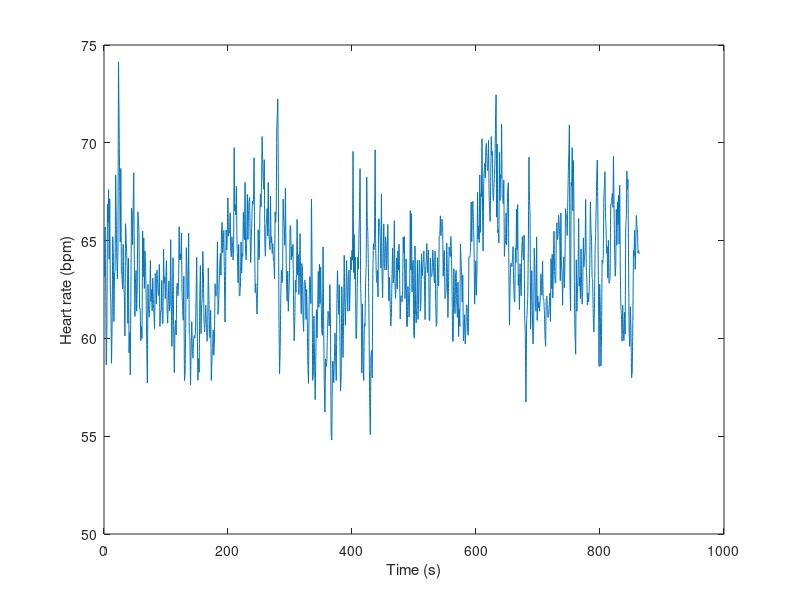

Source code (MATLAB): (Note: this script raises an error after producing the figure.)
%% Load sample data.
% Physio data for HCP subject S515014 (Rest1LR) and
%  timeseries of a voxel 

clear, clc, close all

load('sample_phys_voxel_S105014_R1LR.mat')   % HCP subject S515014 (Rest1LR)

addpath('..')

volDel=20; volDel_from_end=10;

TR = 0.72;  Ts = 1/Fs;
M_order = 6; % Order of fourier series for models

HRmean = mean(HR_10);
N = length(cardiac);

ind_BOLD=find(trig==1);
trig(ind_BOLD(1:volDel))=0;    trig(ind_BOLD(end-volDel_from_end+1:end)) = 0;
ind_BOLD=find(trig==1);

time = 0:Ts:(length(trig)-1)*Ts;
timeMR=time(trig==1);
NV = length(timeMR);

voxel = zscore(voxel(1:end-volDel_from_end));

nPeaks = length(PPGlocs); 
ind_PPGlocs = zeros(nPeaks,1);
for i = 1:nPeaks
    t = PPGlocs(i);
    [val loc] = min(abs(time-t));
    ind_PPGlocs(i) = loc;
end

c_green = [0.47,0.67,0.19];
c_orange = [0.85,0.33,0.10];
c_gray = [0.80,0.80,0.80];
c_black = [0.00,0.00,0.00];

time_10 = 0:0.1:(length(HR_10)-1)*0.1;
plot(time_10, HR_10)
xlabel('Time (s)'), ylabel('Heart rate (bpm)')

%% S1a: RETROICOR

[regr_card, Phi] = RETR_Card_regressors_v2(time,PPGlocs,M_order);
shift = 0;
regr_card_MR = regr_card(ind_BOLD+round(shift*Fs),:);
regr_card_high_Fs = [regr_card,ones(length(time),1)];
regr_all_MR = [regr_card_MR, ones(NV,1)];


B = regr_all_MR\voxel ;   
yPred =regr_all_MR*B;
yPred_high_Fs = regr_card_high_Fs*B;
r  = corr(voxel,yPred)

figure('position',[ 265         547        1431         420])
plot(voxel), hold on
plot(yPred)
xlabel('Time (s)'), ylabel('Voxel timeseries (a.u.)')
title(sprintf('RETROICOR (Correlation r: %3.2f) ',r))

figure('position',[  435         558        1167         420])
plot(time,regr_card)
xlim([400 404])
xlabel('Time (s)'), ylabel('Amplitude (a.u.)')
title('Nuisance regressors at high sampling rate (RETROICOR)')

Phi_scale = 0:0.01:2*pi;
for i = 1: M_order
    RETR_basis(:,(i-1)*2+1) = cos(i*Phi_scale);
    RETR_basis(:,(i-1)*2+2) = sin(i*Phi_scale);
end
CPW_RETR = RETR_basis*B(1:2*M_order);
CPW_RETR = CPW_RETR/max(abs(CPW_RETR));

figure('Position',[ 1114         554         467         322])
plot(Phi_scale,CPW_RETR,'Color',c_orange,'LineWidth',3)
grid on
xlabel('Cardiac phase (rad)')
ylabel('Amplitude (a.u.)')
title('Cardiac pulsatility waveform (CPW)')
xlim([0 max(Phi_scale)])
ylim([-1.2 1.2])
set(gca,'XAxisLocation','origin'), box off
xticks([0 pi/2 pi 3*pi/2 2*pi])
xticklabels({'0', '\pi/2', '\pi', '3\pi/2', '2\pi'})


%%  S1b: Plot regr - Card-RETROICOR
% Demonstration of Card-RETROICOR as shown in Suppl. Fig. 1 (Kassinopoulos & Mitsis, 2021)

x1 = 400; x2 = 404;
set(0, 'DefaultLineLineWidth', 2);
set(0,'defaultAxesFontSize',14)
set(0,'defaultAxesFontWeight','normal')

close all

fig = figure('Position',[1335          63         585         933]);
left_color = c_green;
right_color =  c_orange;
set(fig,'defaultAxesColorOrder',[left_color; right_color]);

ax1 = subplot(7,1,1);
yyaxis left
plot(time,cardiac,'Color', c_green,'LineWidth',2), hold on
h1 = plot(PPGlocs, cardiac(ind_PPGlocs),'o','Color',c_green);
set(h1, 'markerfacecolor', get(h1, 'color')); 
xticks([400:404]), ylim([-3.5 3.5 ])

yyaxis right
plot(time, Phi,'.')
ylim([-2.5 2*pi+2.5 ])
yticks([0 pi 2*pi])
yticklabels({'0','\pi','2\pi'})

ax2 = subplot(7,1,2);
plot(time, regr_card(:,1),'Color',c_gray,'LineWidth',2); hold on
plot(timeMR, regr_card_MR(:,1),'-*','Color',right_color,'LineWidth',1,'MarkerSize',14);
% set(h1, 'markerfacecolor', get(h1, 'color')); 
xticks([400:404])

ax3 = subplot(7,1,3);
plot(time, regr_card(:,2),'Color',c_gray,'LineWidth',2); hold on
plot(timeMR, regr_card_MR(:,2),'-*','Color',right_color,'LineWidth',1,'MarkerSize',14);
xticks([400:404])

ax4 = subplot(7,1,4);
plot(time, regr_card(:,3),'Color',c_gray,'LineWidth',2); hold on
plot(timeMR, regr_card_MR(:,3),'-*','Color',right_color,'LineWidth',1,'MarkerSize',14);
xticks([400:404])

ax5 = subplot(7,1,5);
plot(time, regr_card(:,4),'Color',c_gray,'LineWidth',2); hold on
plot(timeMR, regr_card_MR(:,4),'-*','Color',right_color,'LineWidth',1,'MarkerSize',14);
xticks([400:404])

ax6 = subplot(7,1,6);
plot(time, yPred_high_Fs,'Color',c_gray,'LineWidth',2); hold on
plot(timeMR, voxel,'-*','Color','k','LineWidth',2,'MarkerSize',14); hold on
plot(timeMR, yPred,'-*','Color',right_color,'LineWidth',2,'MarkerSize',14); hold on

xticks([400:404])

linkaxes([ax1,ax2,ax3,ax4,ax5,ax6], 'x')
xlim([x1 x2])

ax7 = subplot(7,1,7);
plot(timeMR, voxel,'-','Color','k','LineWidth',2); hold on
plot(timeMR, yPred,'-','Color',right_color,'LineWidth',2); hold on
xlim([350 450])



%% S2a: CPM_ca

u = zeros(size(time)); uA = u;
nPeaks = length(PPGlocs);
for i = 1:nPeaks
    t = PPGlocs(i);
    [val loc] = min(abs(time-t));
    u(loc) = 1;      uA(loc) = cardiac(loc);
end

memory = 60/HRmean;
CPM_IR = func_CPM_cos(Ts, memory, M_order);

CPM_regr_all = zeros(N,M_order);
CPM_Amp_regr_all = zeros(N,M_order);
for m = 1:M_order*2
    x = conv(u,CPM_IR(:,m));    CPM_regr_all(:,m) = x(1:N);
    x = conv(uA,CPM_IR(:,m));  CPM_Amp_regr_all(:,m) = x(1:N);
end

shift = 0;
regr_card = CPM_regr_all;
regr_card_MR = regr_card(ind_BOLD+round(shift*Fs),:);
regr_all_MR = [regr_card_MR, ones(NV,1)];
regr_card_high_Fs = [regr_card,ones(length(time),1)];

B = regr_all_MR\voxel ;     
yPred =regr_all_MR*B;
yPred_high_Fs = regr_card_high_Fs*B;
r  = corr(voxel,yPred)

figure('position',[ 265         547        1431         420])
plot(voxel), hold on
plot(yPred)
title(sprintf('CPM_{CA} (Correlation r: %3.2f) ',r))

figure('Position',[ 1114         554         467         322])
CPW = CPM_IR*B(1:2*M_order); CPW = CPW/max(abs(CPW));
t_IR = 0:Ts:(length(CPW)-1)*Ts;
plot(t_IR,CPW,'Color',c_orange,'LineWidth',3)
grid on
xlabel('Time (s)')
ylabel('Amplitude (a.u.)')
title('Cardiac pulsatility waveform (CPW)')
xlim([0 max(t_IR)])
ylim([-1.2 1.2])
set(gca,'XAxisLocation','origin'), box off

%%  S2b: Plot regr for CPM_CA
% Demonstration of CPM_CA as shown in Suppl. Fig. 1 (Kassinopoulos & Mitsis, 2021)

x1 = 400; x2 = x1+4;
set(0, 'DefaultLineLineWidth', 2);
set(0,'defaultAxesFontSize',14)
set(0,'defaultAxesFontWeight','normal')

close all

fig = figure('Position',[1335          63         585         933]);
left_color = c_green;
right_color =  c_orange;
set(fig,'defaultAxesColorOrder',[left_color; right_color]);

ax1 = subplot(7,1,1);
yyaxis left
plot(time,cardiac,'Color', c_green,'LineWidth',2), hold on
h1 = plot(PPGlocs, cardiac(ind_PPGlocs),'o','Color',c_green);
set(h1, 'markerfacecolor', get(h1, 'color')); 
xticks([x1:x2]), ylim([-3.5 3.5 ])

yyaxis right
plot(time, u,'-')
xticks([x1:x2]), ylim([-3.5 3.5 ])

ax2 = subplot(7,1,2);
plot(time, regr_card(:,1),'Color',c_gray,'LineWidth',2); hold on
plot(timeMR, regr_card_MR(:,1),'-*','Color',right_color,'LineWidth',1,'MarkerSize',14);
% set(h1, 'markerfacecolor', get(h1, 'color')); 
xticks([x1:x2])

ax3 = subplot(7,1,3);
plot(time, regr_card(:,2),'Color',c_gray,'LineWidth',2); hold on
plot(timeMR, regr_card_MR(:,2),'-*','Color',right_color,'LineWidth',1,'MarkerSize',14);
xticks([x1:x2])

ax4 = subplot(7,1,4);
plot(time, regr_card(:,3),'Color',c_gray,'LineWidth',2); hold on
plot(timeMR, regr_card_MR(:,3),'-*','Color',right_color,'LineWidth',1,'MarkerSize',14);
xticks([x1:x2])

ax5 = subplot(7,1,5);
plot(time, regr_card(:,4),'Color',c_gray,'LineWidth',2); hold on
plot(timeMR, regr_card_MR(:,4),'-*','Color',right_color,'LineWidth',1,'MarkerSize',14);
xticks([x1:x2])

ax6 = subplot(7,1,6);
plot(time, yPred_high_Fs,'Color',c_gray,'LineWidth',2); hold on
plot(timeMR, voxel,'-*','Color','k','LineWidth',2,'MarkerSize',14); hold on
plot(timeMR, yPred,'-*','Color',right_color,'LineWidth',2,'MarkerSize',14); hold on
xticks([x1:x2])

linkaxes([ax1,ax2,ax3,ax4,ax5,ax6], 'x')
xlim([x1 x2])

ax7 = subplot(7,1,7);
plot(timeMR, voxel,'-','Color','k','LineWidth',2); hold on
plot(timeMR, yPred,'-','Color',right_color,'LineWidth',2); hold on
xlim([350 450])


%% S3a: CPM_va

shift = 0;
regr_card = CPM_Amp_regr_all;
regr_card_MR = regr_card(ind_BOLD+round(shift*Fs),:);
regr_all_MR = [regr_card_MR, ones(NV,1)];
regr_card_high_Fs = [regr_card,ones(length(time),1)];

B = regr_all_MR\voxel ;     
yPred =regr_all_MR*B;
yPred_high_Fs = regr_card_high_Fs*B;
r  = corr(voxel,yPred)

figure('position',[ 265         547        1431         420])
plot(voxel), hold on
plot(yPred)
title(sprintf('CPM_{VA} (Correlation r: %3.2f) ',r))

figure('Position',[ 1114         554         467         322])
CPW = CPM_IR*B(1:2*M_order); CPW = CPW/max(abs(CPW));
t_IR = 0:Ts:(length(CPW)-1)*Ts;
plot(t_IR,CPW,'Color',c_orange,'LineWidth',3)
grid on
xlabel('Time (s)')
ylabel('Amplitude (a.u.)')
title('Cardiac pulsatility waveform (CPW)')
xlim([0 max(t_IR)])
set(gca,'XAxisLocation','origin'), box off
ylim([-1.2 1.2])

%%  S3b: Plot regr for CPM_VA
% Demonstration of CPM_VA-CPM_VA as shown in Suppl. Fig. 1 (Kassinopoulos & Mitsis, 2021)

c_green = [0.47,0.67,0.19];
c_orange = [0.85,0.33,0.10];
c_gray = [0.80,0.80,0.80];
c_black = [0.00,0.00,0.00];

x1 = 400; x2 = 404;
set(0, 'DefaultLineLineWidth', 2);
set(0,'defaultAxesFontSize',14)
set(0,'defaultAxesFontWeight','normal')

close all

fig = figure('Position',[1335          63         585         933]);
left_color = c_green;
right_color =  c_orange;
set(fig,'defaultAxesColorOrder',[left_color; right_color]);

ax1 = subplot(7,1,1);
yyaxis left
plot(time,cardiac,'Color', c_green,'LineWidth',2), hold on
h1 = plot(PPGlocs, cardiac(ind_PPGlocs),'o','Color',c_green);
set(h1, 'markerfacecolor', get(h1, 'color')); 
xticks([400:404]), ylim([-3.5 3.5 ])

yyaxis right
plot(time, uA,'-')
ylim([-3.5 3.5 ])

ax2 = subplot(7,1,2);
plot(time, regr_card(:,1),'Color',c_gray,'LineWidth',2); hold on
plot(timeMR, regr_card_MR(:,1),'-*','Color',right_color,'LineWidth',1,'MarkerSize',14);
% set(h1, 'markerfacecolor', get(h1, 'color')); 
xticks([400:404])

ax3 = subplot(7,1,3);
plot(time, regr_card(:,2),'Color',c_gray,'LineWidth',2); hold on
plot(timeMR, regr_card_MR(:,2),'-*','Color',right_color,'LineWidth',1,'MarkerSize',14);
xticks([400:404])

ax4 = subplot(7,1,4);
plot(time, regr_card(:,3),'Color',c_gray,'LineWidth',2); hold on
plot(timeMR, regr_card_MR(:,3),'-*','Color',right_color,'LineWidth',1,'MarkerSize',14);
xticks([400:404])

ax5 = subplot(7,1,5);
plot(time, regr_card(:,4),'Color',c_gray,'LineWidth',2); hold on
plot(timeMR, regr_card_MR(:,4),'-*','Color',right_color,'LineWidth',1,'MarkerSize',14);
xticks([400:404])

ax6 = subplot(7,1,6);
plot(time, yPred_high_Fs,'Color',c_gray,'LineWidth',2); hold on
plot(timeMR, voxel,'-*','Color','k','LineWidth',2,'MarkerSize',14); hold on
plot(timeMR, yPred,'-*','Color',right_color,'LineWidth',2,'MarkerSize',14); hold on
xticks([400:404])

linkaxes([ax1,ax2,ax3,ax4,ax5,ax6], 'x')
xlim([x1 x2])

ax7 = subplot(7,1,7);
plot(timeMR, voxel,'-','Color','k','LineWidth',2); hold on
plot(timeMR, yPred,'-','Color',right_color,'LineWidth',2); hold on
xlim([350 450])











